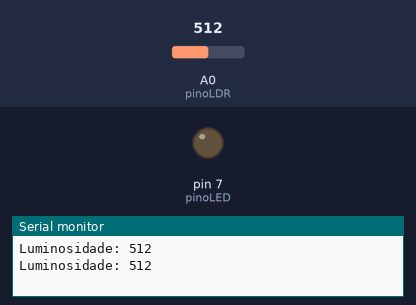
Recording of a sketch running on a simulated Arduino Uno, built with avr-gcc and run on an emulated ATmega328P. On the bench: output pins drawn as LEDs (lit = HIGH), the last lines printed to the serial monitor. Inputs (shaded band) come from the test bench; at power-on: A0 (pinoLDR) = 512.

Above: at 1.8 s.
1.9 s: A0 (pinoLDR) set to 156
3.4 s: A0 (pinoLDR) set to 133
At 4.3 s:
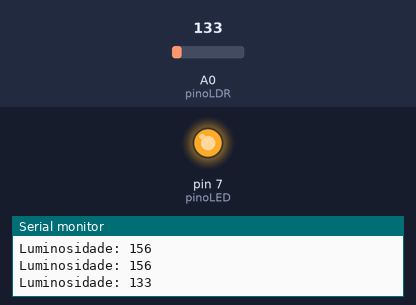
5.5 s: A0 (pinoLDR) set to 160
At 7.0 s:
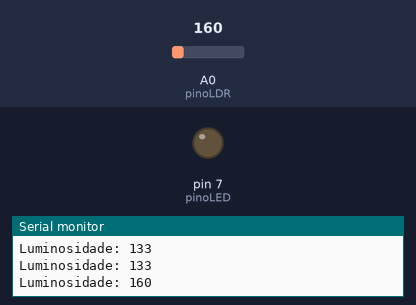
7.5 s: A0 (pinoLDR) set to 140
At 8.6 s:
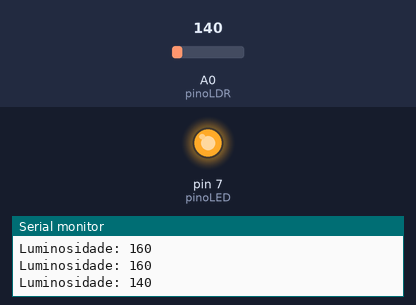
Timing chart, 0 to 10.5 s (numbered marks = the images above; inputs shaded):
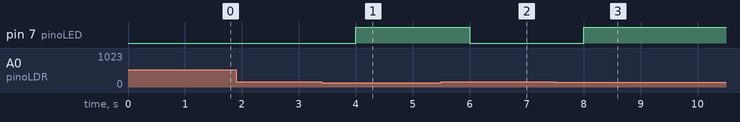

The sketch:

sensor_LDR_com_LED.ino
```cpp
//Variáveis de conexão
const int pinoLDR = A0; // Pino analógico onde o sensor LDR está conectado
const int pinoLED = 7; //Pino digital onde o LED está conectado
int leitura = 0; //Variável para armazenar o valor lido pelo ADC

void setup() {
  //Configurando os pinos e o seu tipo de dado.
  Serial.begin(9600);
  pinMode(pinoLDR, INPUT);
  pinMode(pinoLED, OUTPUT);
}

void loop() {
  //Lê o valor de ADC no pino LDR
  leitura = analogRead(pinoLDR);

  //Imprine no Serial Monitor a quantida de luminosidade medida
  Serial.print("Luminosidade: ");
  Serial.println(leitura);

  //Verifica luminosidade do ambiente
  if (leitura < 150) {
    digitalWrite(pinoLED, HIGH); //Acende o LED caso a luminosidade do ambiente for menor que 40
  }
  else {
    digitalWrite(pinoLED, LOW); //Apaga o LED caso a condicional não for efetuada
  }
  delay(1000); //Espera 1000ms - 1s para uma nova leitura
}
```

Measured:
- the behaviour switches between 150 and 149 on A0 (pinoLDR) (found by bisection; images 0 and 1)
- after the input at 3.4 s, pin 7 (pinoLED): LOW → HIGH after 0.60 s
- after the input at 5.5 s, pin 7 (pinoLED): HIGH → LOW after 0.50 s
- after the input at 7.5 s, pin 7 (pinoLED): LOW → HIGH after 0.50 s
